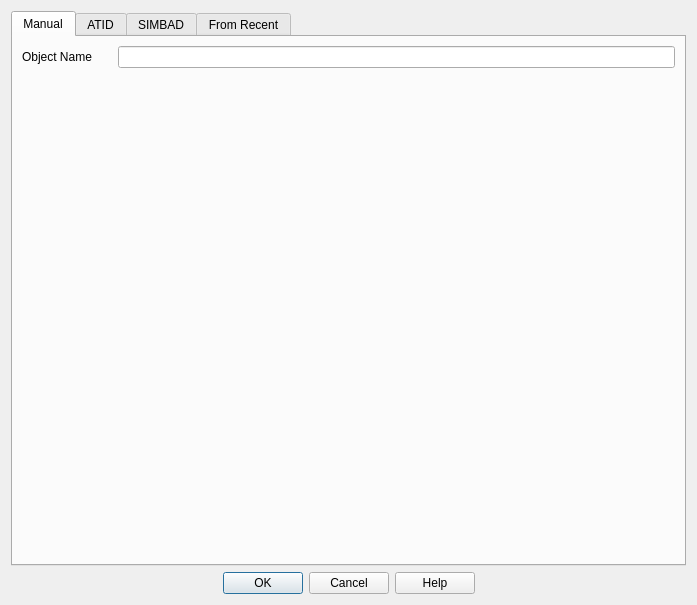
<?xml version="1.0" encoding="UTF-8"?>
<ui version="4.0">
 <class>Dialog</class>
 <widget class="QDialog" name="Dialog">
  <property name="windowModality">
   <enum>Qt::WindowModal</enum>
  </property>
  <property name="geometry">
   <rect>
    <x>0</x>
    <y>0</y>
    <width>697</width>
    <height>605</height>
   </rect>
  </property>
  <property name="windowTitle">
   <string>Dialog</string>
  </property>
  <property name="windowIcon">
   <iconset resource="../VSOP.qrc">
    <normaloff>:/images/BtnPhotometry.bmp</normaloff>:/images/BtnPhotometry.bmp</iconset>
  </property>
  <property name="locale">
   <locale language="English" country="Australia"/>
  </property>
  <property name="modal">
   <bool>true</bool>
  </property>
  <layout class="QGridLayout" name="gridLayout">
   <item row="0" column="0" colspan="2">
    <widget class="QTabWidget" name="tabWidget">
     <property name="enabled">
      <bool>true</bool>
     </property>
     <property name="currentIndex">
      <number>0</number>
     </property>
     <property name="tabsClosable">
      <bool>false</bool>
     </property>
     <property name="movable">
      <bool>false</bool>
     </property>
     <widget class="QWidget" name="tab">
      <attribute name="title">
       <string>Manual</string>
      </attribute>
      <layout class="QGridLayout" name="gridLayout_3">
       <item row="0" column="0">
        <widget class="QLabel" name="label">
         <property name="text">
          <string>Object Name</string>
         </property>
        </widget>
       </item>
       <item row="0" column="2">
        <widget class="QLineEdit" name="lineEditObjectName"/>
       </item>
       <item row="1" column="1">
        <spacer name="verticalSpacer">
         <property name="orientation">
          <enum>Qt::Vertical</enum>
         </property>
         <property name="sizeHint" stdset="0">
          <size>
           <width>20</width>
           <height>464</height>
          </size>
         </property>
        </spacer>
       </item>
      </layout>
     </widget>
     <widget class="QWidget" name="LIST">
      <attribute name="title">
       <string>ATID</string>
      </attribute>
      <layout class="QGridLayout" name="gridLayout_2">
       <item row="1" column="3">
        <widget class="QComboBox" name="comboConstellation"/>
       </item>
       <item row="0" column="3">
        <widget class="QComboBox" name="comboObjectType">
         <property name="insertPolicy">
          <enum>QComboBox::InsertAlphabetically</enum>
         </property>
        </widget>
       </item>
       <item row="2" column="2">
        <widget class="QCheckBox" name="checkMultiple">
         <property name="sizePolicy">
          <sizepolicy hsizetype="Maximum" vsizetype="Fixed">
           <horstretch>0</horstretch>
           <verstretch>0</verstretch>
          </sizepolicy>
         </property>
         <property name="text">
          <string>Multiple</string>
         </property>
        </widget>
       </item>
       <item row="2" column="3">
        <widget class="QCheckBox" name="checkExoPlanets">
         <property name="text">
          <string>ExoPlanets</string>
         </property>
        </widget>
       </item>
       <item row="0" column="2">
        <widget class="QCheckBox" name="checkObjectType">
         <property name="sizePolicy">
          <sizepolicy hsizetype="Maximum" vsizetype="Fixed">
           <horstretch>0</horstretch>
           <verstretch>0</verstretch>
          </sizepolicy>
         </property>
         <property name="text">
          <string>Object Type</string>
         </property>
        </widget>
       </item>
       <item row="1" column="2">
        <widget class="QCheckBox" name="checkConstellation">
         <property name="sizePolicy">
          <sizepolicy hsizetype="Maximum" vsizetype="Fixed">
           <horstretch>0</horstretch>
           <verstretch>0</verstretch>
          </sizepolicy>
         </property>
         <property name="text">
          <string>Constellation</string>
         </property>
        </widget>
       </item>
       <item row="4" column="0" colspan="4">
        <widget class="QTableWidget" name="tableObjects">
         <property name="enabled">
          <bool>true</bool>
         </property>
         <property name="sizePolicy">
          <sizepolicy hsizetype="Expanding" vsizetype="Minimum">
           <horstretch>0</horstretch>
           <verstretch>0</verstretch>
          </sizepolicy>
         </property>
         <property name="alternatingRowColors">
          <bool>true</bool>
         </property>
         <property name="selectionMode">
          <enum>QAbstractItemView::SingleSelection</enum>
         </property>
         <property name="selectionBehavior">
          <enum>QAbstractItemView::SelectRows</enum>
         </property>
         <column>
          <property name="text">
           <string>Name</string>
          </property>
         </column>
         <column>
          <property name="text">
           <string>Object Type</string>
          </property>
         </column>
         <column>
          <property name="text">
           <string>Constellation</string>
          </property>
         </column>
         <column>
          <property name="text">
           <string>RA</string>
          </property>
         </column>
         <column>
          <property name="text">
           <string>Dec</string>
          </property>
         </column>
        </widget>
       </item>
       <item row="5" column="0" colspan="4">
        <widget class="QTextBrowser" name="textBrowser">
         <property name="enabled">
          <bool>false</bool>
         </property>
         <property name="sizePolicy">
          <sizepolicy hsizetype="Expanding" vsizetype="Ignored">
           <horstretch>0</horstretch>
           <verstretch>0</verstretch>
          </sizepolicy>
         </property>
         <property name="maximumSize">
          <size>
           <width>16777215</width>
           <height>100</height>
          </size>
         </property>
         <property name="cursor" stdset="0">
          <cursorShape>IBeamCursor</cursorShape>
         </property>
         <property name="locale">
          <locale language="English" country="Australia"/>
         </property>
         <property name="lineWrapMode">
          <enum>QTextEdit::WidgetWidth</enum>
         </property>
         <property name="html">
          <string>&lt;!DOCTYPE HTML PUBLIC &quot;-//W3C//DTD HTML 4.0//EN&quot; &quot;http://www.w3.org/TR/REC-html40/strict.dtd&quot;&gt;
&lt;html&gt;&lt;head&gt;&lt;meta name=&quot;qrichtext&quot; content=&quot;1&quot; /&gt;&lt;style type=&quot;text/css&quot;&gt;
p, li { white-space: pre-wrap; }
&lt;/style&gt;&lt;/head&gt;&lt;body style=&quot; font-family:'Ubuntu'; font-size:11pt; font-weight:400; font-style:normal;&quot;&gt;
&lt;p style=&quot; margin-top:0px; margin-bottom:0px; margin-left:0px; margin-right:0px; -qt-block-indent:0; text-indent:0px;&quot;&gt;&lt;span style=&quot; font-family:'MS Shell Dlg 2'; font-size:8pt; font-weight:600;&quot;&gt;Note: 	&lt;/span&gt;&lt;/p&gt;
&lt;p style=&quot; margin-top:0px; margin-bottom:0px; margin-left:0px; margin-right:0px; -qt-block-indent:0; text-indent:0px;&quot;&gt;&lt;span style=&quot; font-family:'MS Shell Dlg 2'; font-size:8pt; font-weight:600; color:#ff0000;&quot;&gt;1) Due to the number of objects in the ATID database, the list will limit to 100 items. If the object that you are looking for cannot be found in the initial 100 items, then it is suggested the search terms are made more specific.&lt;/span&gt;&lt;/p&gt;
&lt;p style=&quot; margin-top:0px; margin-bottom:0px; margin-left:0px; margin-right:0px; -qt-block-indent:0; text-indent:0px;&quot;&gt;&lt;span style=&quot; font-family:'MS Shell Dlg 2'; font-size:8pt; font-weight:600; color:#0000ff;&quot;&gt;2) Use the &amp;quot;%&amp;quot; symbol as a wildcard in the &amp;quot;Object Name&amp;quot; field.&lt;/span&gt;&lt;/p&gt;&lt;/body&gt;&lt;/html&gt;</string>
         </property>
         <property name="acceptRichText">
          <bool>true</bool>
         </property>
         <property name="textInteractionFlags">
          <set>Qt::LinksAccessibleByKeyboard|Qt::LinksAccessibleByMouse</set>
         </property>
        </widget>
       </item>
       <item row="0" column="1">
        <widget class="QLineEdit" name="editObjectName">
         <property name="sizePolicy">
          <sizepolicy hsizetype="Maximum" vsizetype="Fixed">
           <horstretch>0</horstretch>
           <verstretch>0</verstretch>
          </sizepolicy>
         </property>
         <property name="inputMask">
          <string/>
         </property>
         <property name="maxLength">
          <number>30</number>
         </property>
        </widget>
       </item>
       <item row="0" column="0">
        <widget class="QLabel" name="label_5">
         <property name="sizePolicy">
          <sizepolicy hsizetype="Fixed" vsizetype="Preferred">
           <horstretch>0</horstretch>
           <verstretch>0</verstretch>
          </sizepolicy>
         </property>
         <property name="text">
          <string>Object Name</string>
         </property>
        </widget>
       </item>
       <item row="1" column="0" colspan="2">
        <widget class="QPushButton" name="btnSearch">
         <property name="sizePolicy">
          <sizepolicy hsizetype="Maximum" vsizetype="Fixed">
           <horstretch>0</horstretch>
           <verstretch>0</verstretch>
          </sizepolicy>
         </property>
         <property name="text">
          <string>Search</string>
         </property>
        </widget>
       </item>
      </layout>
     </widget>
     <widget class="QWidget" name="tab_3">
      <attribute name="title">
       <string>SIMBAD</string>
      </attribute>
     </widget>
     <widget class="QWidget" name="tab_2">
      <attribute name="title">
       <string>From Recent</string>
      </attribute>
      <layout class="QGridLayout" name="gridLayout_4">
       <item row="0" column="0">
        <widget class="QTableWidget" name="tableRecentObjects">
         <property name="selectionMode">
          <enum>QAbstractItemView::SingleSelection</enum>
         </property>
         <property name="selectionBehavior">
          <enum>QAbstractItemView::SelectRows</enum>
         </property>
         <column>
          <property name="text">
           <string>Name</string>
          </property>
         </column>
         <column>
          <property name="text">
           <string>Object Type</string>
          </property>
         </column>
         <column>
          <property name="text">
           <string>Constellation</string>
          </property>
         </column>
         <column>
          <property name="text">
           <string>RA</string>
          </property>
         </column>
         <column>
          <property name="text">
           <string>Dec</string>
          </property>
         </column>
        </widget>
       </item>
      </layout>
     </widget>
    </widget>
   </item>
   <item row="1" column="0" colspan="2">
    <widget class="QDialogButtonBox" name="buttonBox">
     <property name="orientation">
      <enum>Qt::Horizontal</enum>
     </property>
     <property name="standardButtons">
      <set>QDialogButtonBox::Cancel|QDialogButtonBox::Help|QDialogButtonBox::Ok</set>
     </property>
     <property name="centerButtons">
      <bool>true</bool>
     </property>
    </widget>
   </item>
  </layout>
 </widget>
 <resources>
  <include location="../VSOP.qrc"/>
 </resources>
 <connections/>
</ui>
